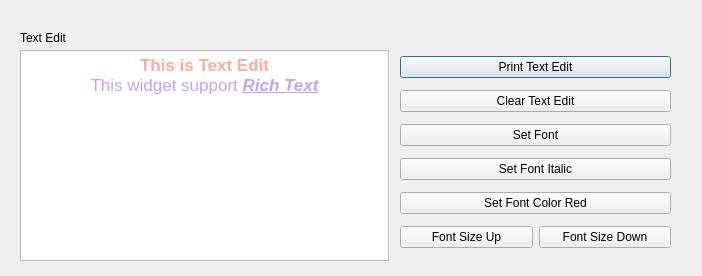
<?xml version="1.0" encoding="UTF-8"?>
<ui version="4.0">
 <class>Dialog</class>
 <widget class="QDialog" name="Dialog">
  <property name="geometry">
   <rect>
    <x>0</x>
    <y>0</y>
    <width>702</width>
    <height>276</height>
   </rect>
  </property>
  <property name="windowTitle">
   <string>Dialog</string>
  </property>
  <widget class="QLabel" name="label">
   <property name="geometry">
    <rect>
     <x>20</x>
     <y>30</y>
     <width>60</width>
     <height>16</height>
    </rect>
   </property>
   <property name="text">
    <string>Text Edit</string>
   </property>
  </widget>
  <widget class="QWidget" name="layoutWidget">
   <property name="geometry">
    <rect>
     <x>400</x>
     <y>50</y>
     <width>271</width>
     <height>207</height>
    </rect>
   </property>
   <layout class="QVBoxLayout" name="verticalLayout">
    <item>
     <widget class="QPushButton" name="btn_printTextEdit">
      <property name="text">
       <string>Print Text Edit</string>
      </property>
     </widget>
    </item>
    <item>
     <widget class="QPushButton" name="btn_clearTextEdit">
      <property name="text">
       <string>Clear Text Edit</string>
      </property>
     </widget>
    </item>
    <item>
     <widget class="QPushButton" name="btn_setFont">
      <property name="text">
       <string>Set Font</string>
      </property>
     </widget>
    </item>
    <item>
     <widget class="QPushButton" name="btn_setFontItalic">
      <property name="text">
       <string>Set Font Italic</string>
      </property>
     </widget>
    </item>
    <item>
     <widget class="QPushButton" name="btn_setFontColor">
      <property name="text">
       <string>Set Font Color Red</string>
      </property>
     </widget>
    </item>
    <item>
     <layout class="QHBoxLayout" name="horizontalLayout_2">
      <item>
       <widget class="QPushButton" name="btn_fontSizeUp">
        <property name="text">
         <string>Font Size Up</string>
        </property>
       </widget>
      </item>
      <item>
       <widget class="QPushButton" name="btn_fontSizeDown">
        <property name="text">
         <string>Font Size Down</string>
        </property>
       </widget>
      </item>
     </layout>
    </item>
   </layout>
  </widget>
  <widget class="QTextEdit" name="TxtEdt">
   <property name="geometry">
    <rect>
     <x>20</x>
     <y>50</y>
     <width>369</width>
     <height>211</height>
    </rect>
   </property>
   <property name="html">
    <string>&lt;!DOCTYPE HTML PUBLIC &quot;-//W3C//DTD HTML 4.0//EN&quot; &quot;http://www.w3.org/TR/REC-html40/strict.dtd&quot;&gt;
&lt;html&gt;&lt;head&gt;&lt;meta name=&quot;qrichtext&quot; content=&quot;1&quot; /&gt;&lt;style type=&quot;text/css&quot;&gt;
p, li { white-space: pre-wrap; }
&lt;/style&gt;&lt;/head&gt;&lt;body style=&quot; font-family:'.SF NS Text'; font-size:13pt; font-weight:400; font-style:normal;&quot;&gt;
&lt;p align=&quot;center&quot; style=&quot; margin-top:0px; margin-bottom:0px; margin-left:0px; margin-right:0px; -qt-block-indent:0; text-indent:0px;&quot;&gt;&lt;span style=&quot; font-weight:600; color:#feaba5;&quot;&gt;This is Text Edit&lt;/span&gt;&lt;/p&gt;
&lt;p align=&quot;center&quot; style=&quot; margin-top:0px; margin-bottom:0px; margin-left:0px; margin-right:0px; -qt-block-indent:0; text-indent:0px;&quot;&gt;&lt;span style=&quot; color:#baa4ff;&quot;&gt;This widget support &lt;/span&gt;&lt;span style=&quot; font-weight:600; font-style:italic; text-decoration: underline; color:#baa4ff;&quot;&gt;Rich Text&lt;/span&gt;&lt;/p&gt;&lt;/body&gt;&lt;/html&gt;</string>
   </property>
  </widget>
 </widget>
 <resources/>
 <connections/>
</ui>
